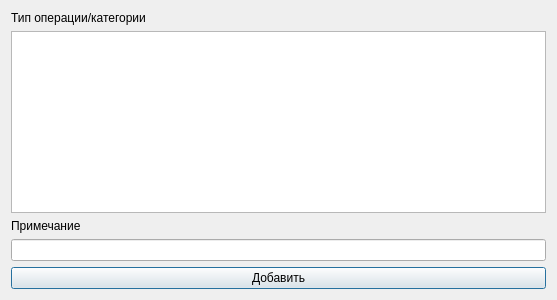
<?xml version="1.0" encoding="UTF-8"?>
<ui version="4.0">
 <class>ODGAddCategory</class>
 <widget class="QDialog" name="ODGAddCategory">
  <property name="geometry">
   <rect>
    <x>0</x>
    <y>0</y>
    <width>557</width>
    <height>300</height>
   </rect>
  </property>
  <property name="windowTitle">
   <string>Новая категория</string>
  </property>
  <layout class="QVBoxLayout" name="verticalLayout_2">
   <item>
    <layout class="QVBoxLayout" name="verticalLayout">
     <item>
      <widget class="QLabel" name="label_2">
       <property name="text">
        <string>Тип операции/категории</string>
       </property>
      </widget>
     </item>
     <item>
      <widget class="QTableView" name="tableView"/>
     </item>
     <item>
      <widget class="QLabel" name="label">
       <property name="text">
        <string>Примечание</string>
       </property>
      </widget>
     </item>
     <item>
      <widget class="QLineEdit" name="lineEdit"/>
     </item>
     <item>
      <widget class="QPushButton" name="pushButton">
       <property name="text">
        <string>Добавить</string>
       </property>
      </widget>
     </item>
    </layout>
   </item>
  </layout>
 </widget>
 <resources/>
 <connections/>
</ui>
